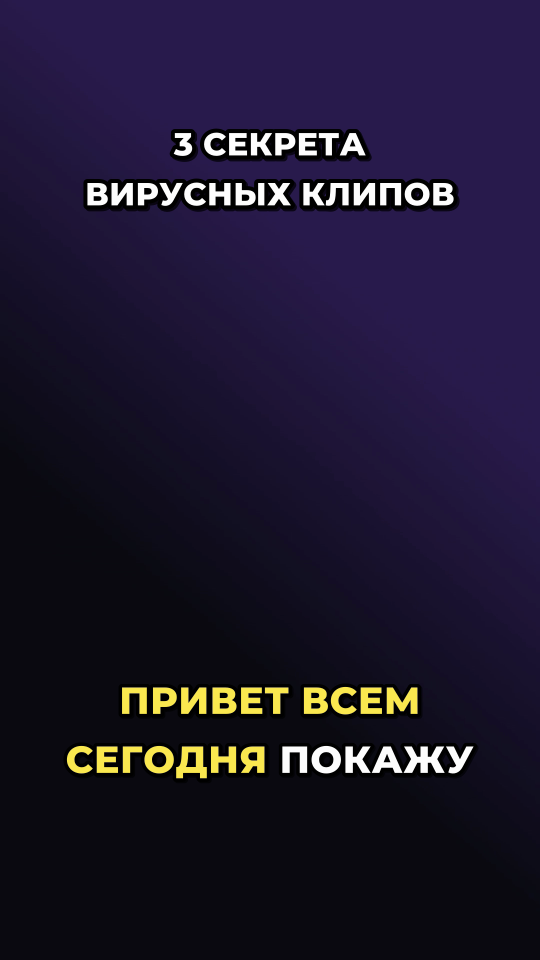
#> input picture docs/screenshots/subtitles-karaoke.png, 1080 x 1920 px (shown at 1/2 size)
$ python build_vertical.py
#> lines starting #> are read from the running program, lines starting #| are printed output that depends on the picture
#!/usr/bin/env python3
"""Build the six 1080x1920 (9:16) slides for the ViralCut TikTok promo.

Vertical composition, TikTok-safe: hook at the top, a floating app window in the
middle over a blurred copy of itself, and the spoken line burned in above the
caption zone. Run: python3 build_vertical.py -> slides-v/s1..s6.png
"""

from __future__ import annotations

import os

from PIL import Image, ImageDraw, ImageEnhance, ImageFilter, ImageFont
import numpy as np

HERE = os.path.dirname(os.path.abspath(__file__))
ROOT = os.path.abspath(os.path.join(HERE, '..', '..', '..'))
SHOTS = os.path.join(ROOT, 'docs', 'screenshots')
FONTS = os.path.join(ROOT, 'assets', 'fonts')
ICON = os.path.join(ROOT, 'assets', 'icon_1024.png')
OUT = os.path.join(HERE, 'slides-v')

W, H = 1080, 1920

BG_TOP = (38, 18, 58)
BG_BOTTOM = (10, 6, 18)
VIOLET = (139, 92, 246)
VIOLET_SOFT = (167, 139, 250)
VIOLET_DEEP = (91, 33, 182)
TEXT = (246, 244, 255)
MUTED = (186, 173, 205)

HEAD = os.path.join(FONTS, 'GolosText-Bold.ttf')
BODY = os.path.join(FONTS, 'Montserrat-SemiBold.ttf')
BOLD = os.path.join(FONTS, 'Montserrat-Bold.ttf')

# TikTok overlays: keep everything inside this box.
SAFE_X0, SAFE_X1 = 64, 1016
HEAD_Y = 196
CARD_BOX = (90, 466, 950, 1390)
CAPTION_Y = 1428


def font(path: str, size: int) -> ImageFont.FreeTypeFont:
    return ImageFont.truetype(path, size)


def background() -> Image.Image:
    rows = np.linspace(0.0, 1.0, H)[:, None]
    top = np.array(BG_TOP, dtype=float)[None, :]
    bottom = np.array(BG_BOTTOM, dtype=float)[None, :]
    grad = top * (1 - rows) + bottom * rows
    canvas = np.repeat(grad[:, None, :], W, axis=1)

    yy, xx = np.mgrid[0:H, 0:W]
    for cx, cy, radius, color, alpha in (
        (540, 120, 780, VIOLET_DEEP, 0.6),
        (120, 1500, 760, (76, 29, 149), 0.5),
        (980, 900, 700, (60, 25, 120), 0.35),
    ):
        d = np.sqrt((xx - cx) ** 2 + (yy - cy) ** 2) / radius
        mask = np.clip(1.0 - d, 0.0, 1.0) ** 2 * alpha
        canvas = canvas * (1 - mask[..., None]) + np.array(color, dtype=float) * mask[..., None]

    vignette = 1.0 - 0.22 * np.clip((yy - H * 0.5) / (H * 0.6), 0, 1)
    canvas = canvas * vignette[..., None]
    return Image.fromarray(np.clip(canvas, 0, 255).astype(np.uint8), 'RGB').convert('RGBA')


# [4 lines left out: function rounded_mask, not called in this run]


def translucent(img: Image.Image, paint) -> None:
    layer = Image.new('RGBA', img.size, (0, 0, 0, 0))
    paint(ImageDraw.Draw(layer))
    img.alpha_composite(layer)


def blurred_backdrop(img: Image.Image, path: str, strength: float = 0.45,
                     crop: tuple[float, float, float, float] | None = None) -> None:
    """Full-bleed blurred copy of the screenshot: fills the tall frame with texture.

    `crop` keeps the content-rich part of a sparse screenshot, and the dark
    vertical scrim keeps the headline readable over bright parts of the shot.
    """
    src = Image.open(path).convert('RGB')
    if crop is not None:
        l, t, r, b = crop
        src = src.crop((int(src.width * l), int(src.height * t),
                        int(src.width * (1 - r)), int(src.height * (1 - b))))
    scale = max(W / src.width, H / src.height)
    sw, sh = int(src.width * scale), int(src.height * scale)
    shot = src.resize((sw, sh), Image.LANCZOS).crop(((sw - W) // 2, (sh - H) // 2,
                                                     (sw - W) // 2 + W, (sh - H) // 2 + H))
    shot = shot.filter(ImageFilter.GaussianBlur(64))
    shot = ImageEnhance.Brightness(shot).enhance(0.5)
    layer = shot.convert('RGBA')
    layer.putalpha(int(255 * strength))
    img.alpha_composite(layer)

    def scrim(d: ImageDraw.ImageDraw) -> None:
        d.rectangle((0, 0, W, 560), fill=(10, 6, 18, 150))
        d.rectangle((0, 560, W, 1180), fill=(10, 6, 18, 40))
        d.rectangle((0, 1180, W, H), fill=(10, 6, 18, 170))
    translucent(img, scrim)


# [118 lines left out: functions glow, window_card, fit, wrap, headline, caption, not called in this run]


def brand(img: Image.Image) -> None:
    """Small brand row, centred so the back/search chrome never covers it."""
    draw = ImageDraw.Draw(img)
    fnt = font(BOLD, 34)
    text_w = draw.textlength('ViralCut', font=fnt)
    total = 64 + 16 + text_w
    x = int((W - total) // 2)
    icon = Image.open(ICON).convert('RGBA').resize((64, 64), Image.LANCZOS)
    icon.putalpha(rounded_mask((64, 64), 16))
    img.paste(icon, (x, 76), icon)
    draw.text((x + 80, 92), 'ViralCut', font=fnt, fill=TEXT)


# [33 lines left out: functions lock_glyph, chips, not called in this run]


# ---------------------------------------------------------------- scenes


def s1() -> Image.Image:
    img = background()
    blurred_backdrop(img, os.path.join(SHOTS, 'subtitles-karaoke.png'), 0.45)
    draw = ImageDraw.Draw(img)
    brand(img)
    headline(img, draw, ['Длинное видео —', 'в вирусные клипы'])
    window_card(img, os.path.join(SHOTS, 'subtitles-karaoke.png'),
                (250, 448, 830, 1392), radius=36, chrome=False, brightness=1.08)
    caption(img, draw, 'Shorts, Reels и TikTok — из одного запуска', ('TikTok',))
    return img


# [107 lines left out: functions s2, s3, s4, s5, s6, not called in this run]


SCENES = {'s1': s1, 's2': s2, 's3': s3, 's4': s4, 's5': s5, 's6': s6}


def main() -> None:
    os.makedirs(OUT, exist_ok=True)
    for name, build in SCENES.items():
        img = build()
        path = os.path.join(OUT, f'{name}.png')
        img.convert('RGB').save(path)
        print('wrote', path, img.size)
#> this loop made 1 pass
#> pass 1, in s1, `img = background()`:
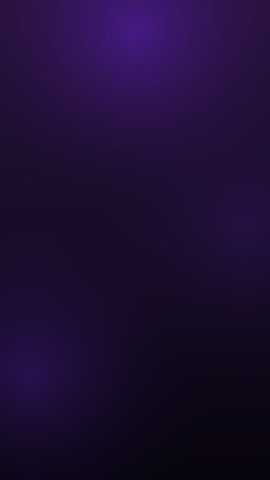
#> img: PIL image 1080x1920 RGBA (shown at 1/4 size); mean R, G, B, A 29.9, 13.4, 51.9, 255
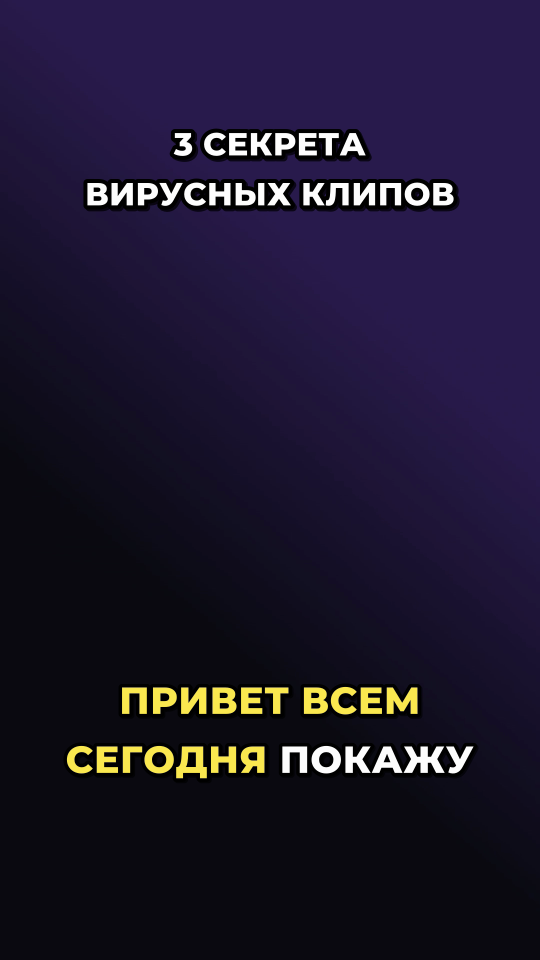
#> input picture docs/screenshots/subtitles-karaoke.png, 1080 x 1920 px (shown at 1/2 size)
#> pass 1, in blurred_backdrop, `shot = shot.filter(ImageFilter.GaussianBlur(64))`:
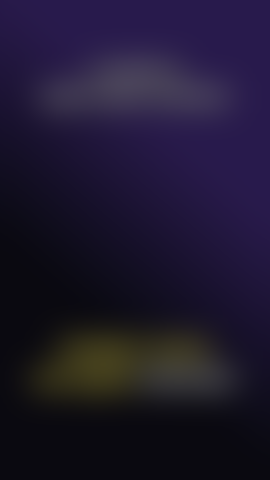
#> shot: PIL image 1080x1920 RGB (shown at 1/4 size); mean R, G, B 30.4, 23.8, 46.9
#> pass 1, in blurred_backdrop, `shot = ImageEnhance.Brightness(shot).enhance(0.5)`:
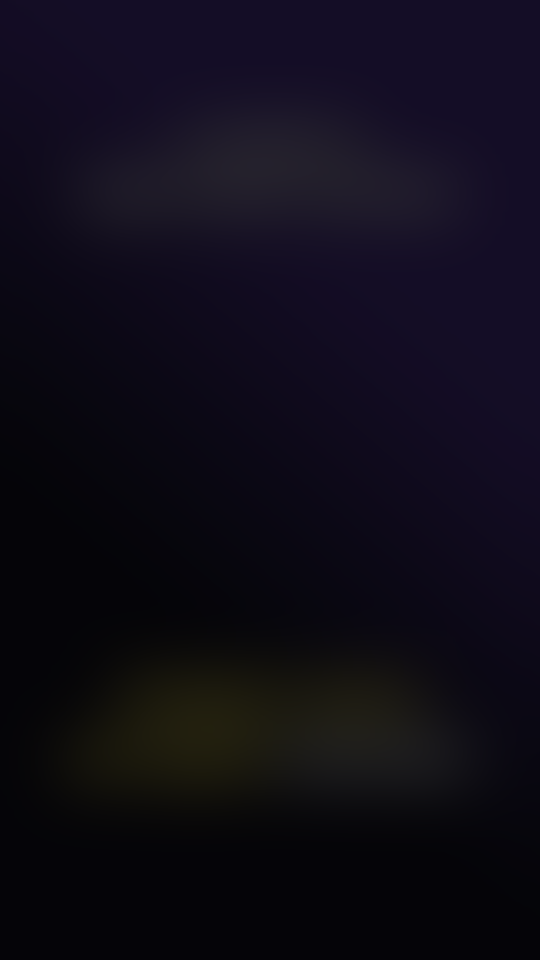
#> shot: PIL image 1080x1920 RGB (shown at 1/2 size); mean R, G, B 15, 11.6, 23.2


if __name__ == '__main__':
#> (the run stopped early here; a loop or call above may not have finished)

$ run again, with docs/screenshots/custom-fonts.png copied over docs/screenshots/subtitles-karaoke.png
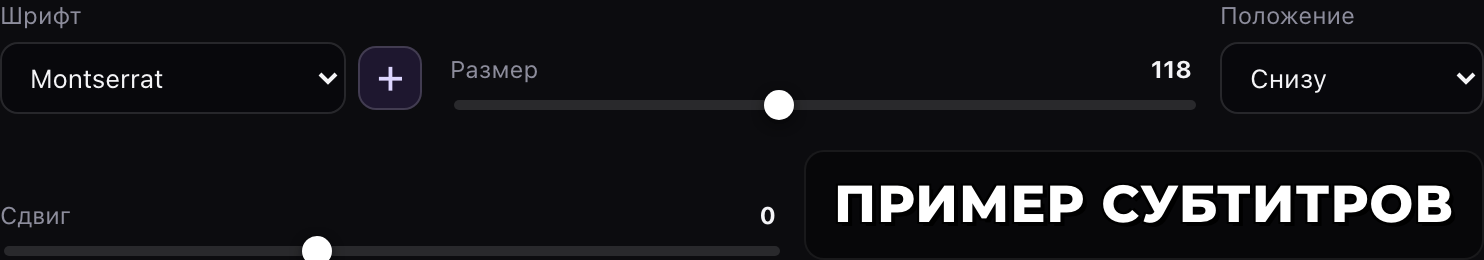
#> input picture docs/screenshots/custom-fonts.png, 1484 x 260 px
#> the loop in main, `for name, build in SCENES.items():` made 1 pass
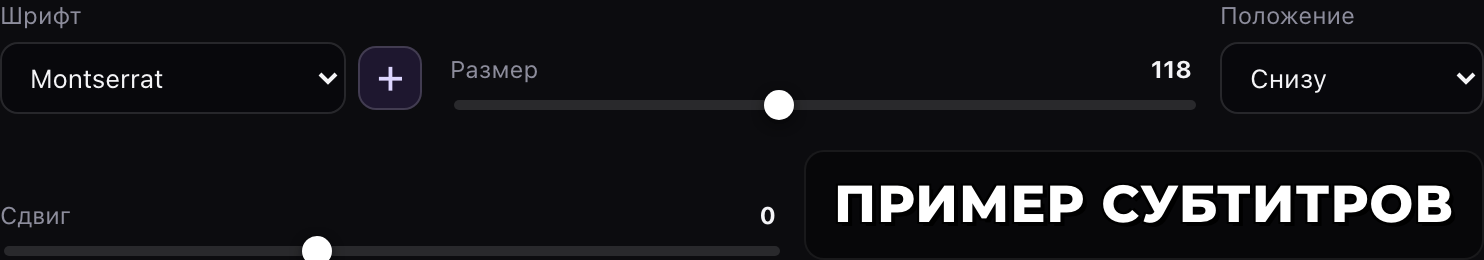
#> input picture docs/screenshots/subtitles-karaoke.png, 1484 x 260 px
#> pass 1, in blurred_backdrop, `shot = shot.filter(ImageFilter.GaussianBlur(64))`:
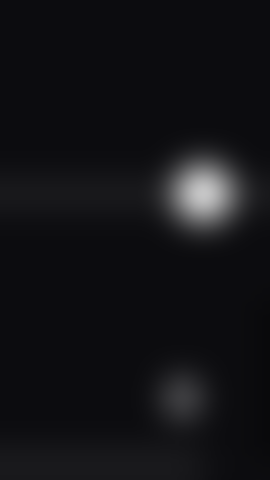
#> shot: PIL image 1080x1920 RGB (shown at 1/4 size); mean R, G, B 18.8, 18.8, 21.7
#> pass 1, in blurred_backdrop, `shot = ImageEnhance.Brightness(shot).enhance(0.5)`:
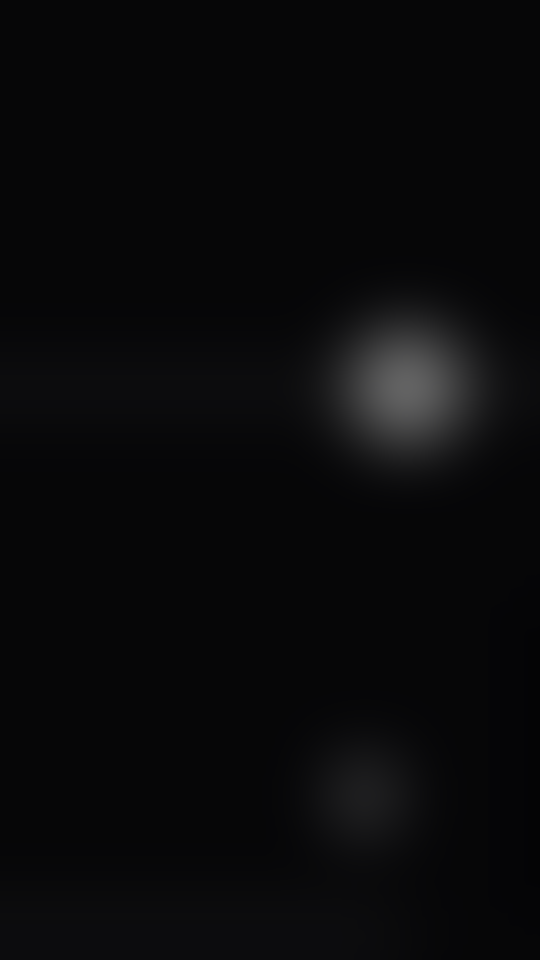
#> shot: PIL image 1080x1920 RGB (shown at 1/2 size); mean R, G, B 9.3, 9.3, 10.4

$ run again, with docs/screenshots/fonts.png copied over docs/screenshots/subtitles-karaoke.png
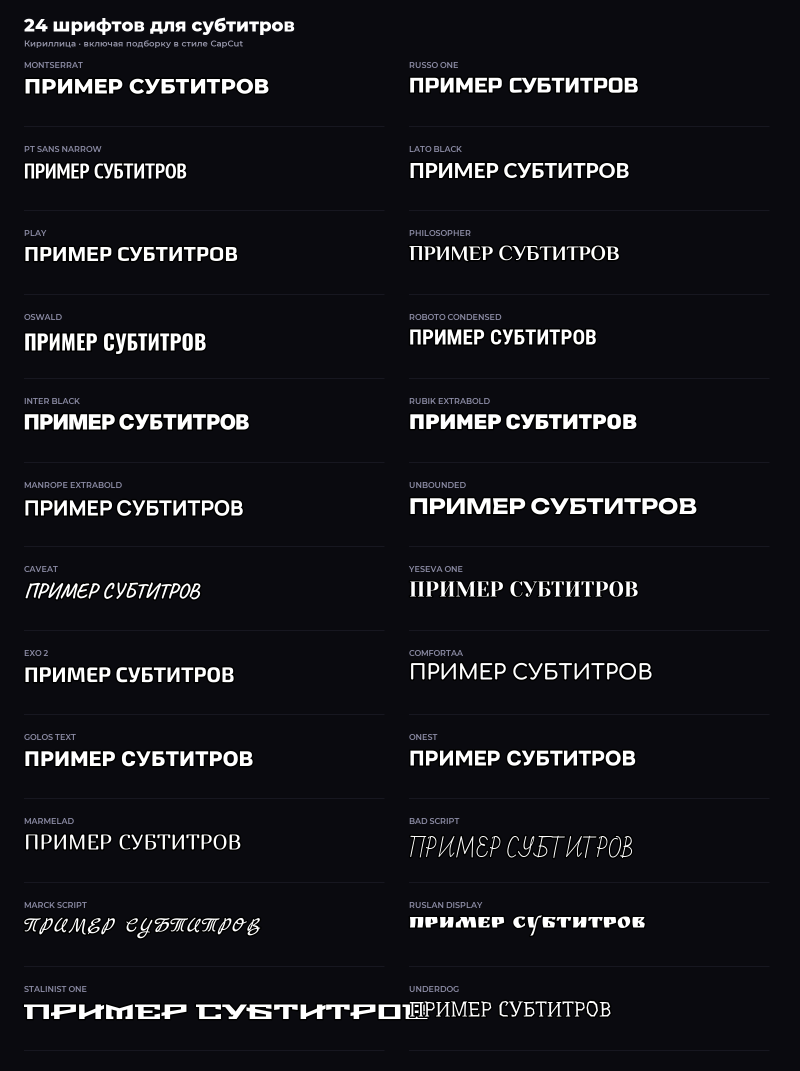
#> input picture docs/screenshots/fonts.png, 1600 x 2141 px (shown at 1/2 size)
#> the loop in main, `for name, build in SCENES.items():` made 1 pass
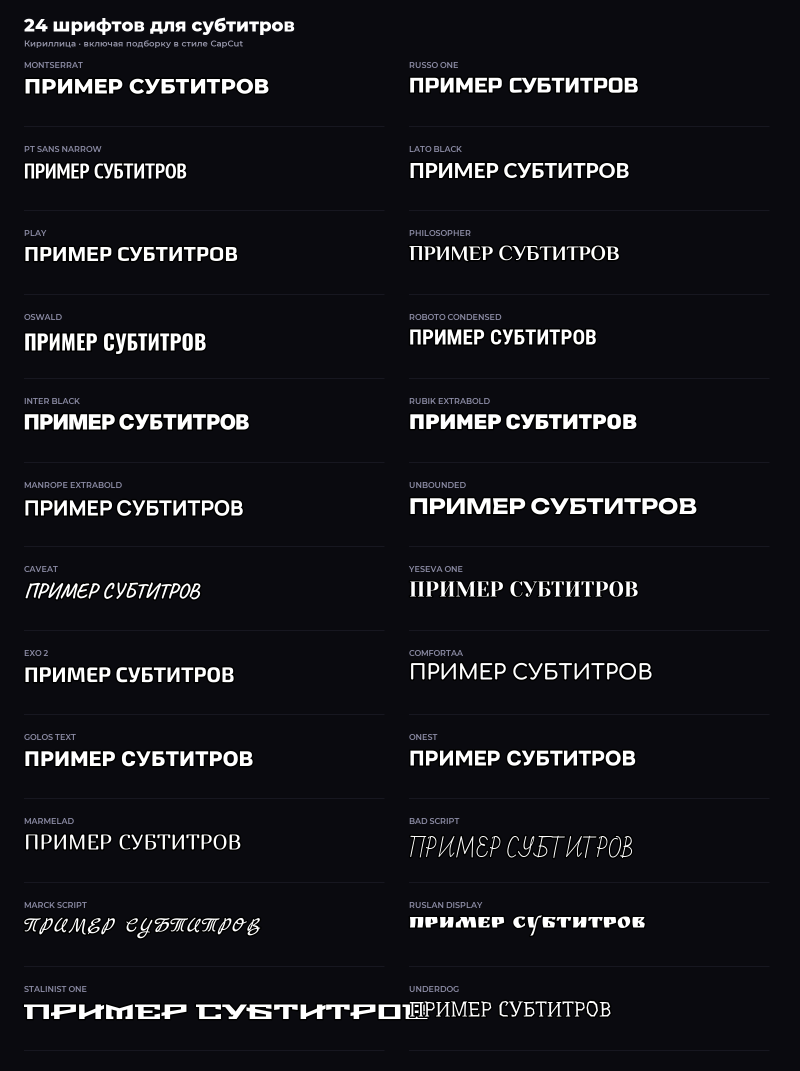
#> input picture docs/screenshots/subtitles-karaoke.png, 1600 x 2141 px (shown at 1/2 size)
#> pass 1, in blurred_backdrop, `shot = src.resize((sw, sh), Image.LANCZOS).crop(((sw - W) // 2, (sh - ..`:
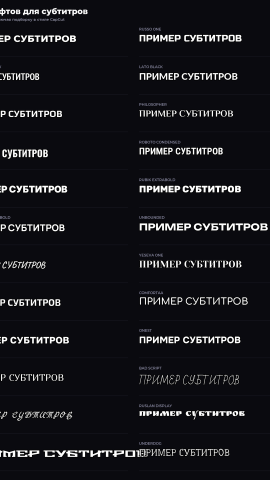
#> shot: PIL image 1080x1920 RGB (shown at 1/4 size); mean R, G, B 22, 22, 26.6
#> pass 1, in blurred_backdrop, `shot = shot.filter(ImageFilter.GaussianBlur(64))`:
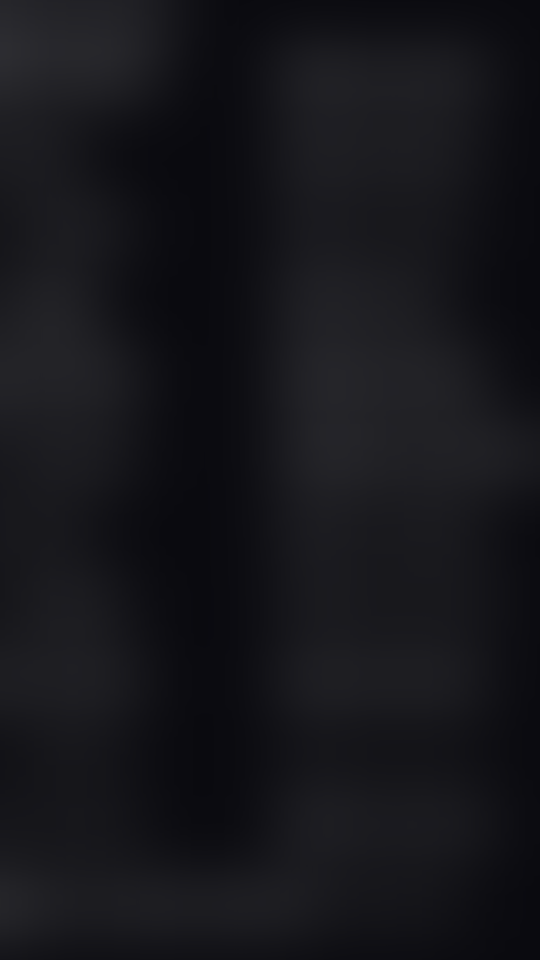
#> shot: PIL image 1080x1920 RGB (shown at 1/2 size); mean R, G, B 21.8, 21.8, 26.4
